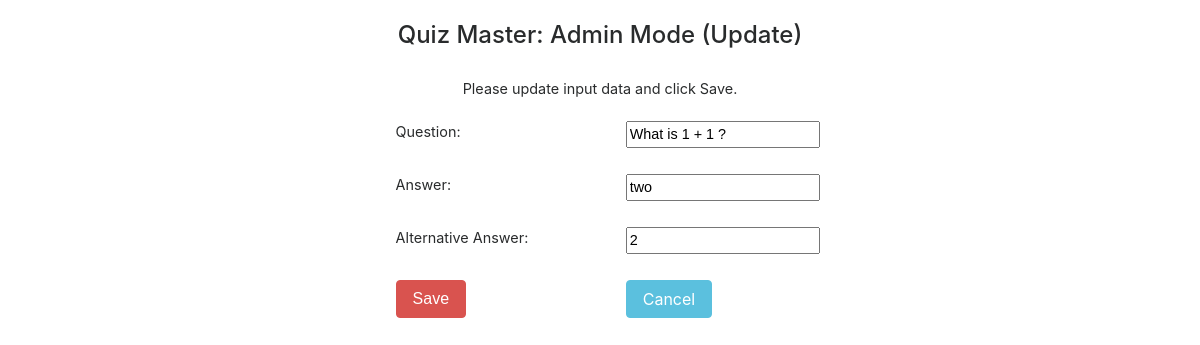
Page /update.php?id=1 on the committed database.
### tables this page shows
CREATE TABLE `quiz` (
  `id` int(11) NOT NULL,
  `question` varchar(255) DEFAULT NULL,
  `answer1` varchar(255) DEFAULT NULL,
  `answer2` varchar(255) DEFAULT NULL
);

### update.php (the view, shortened to what this page needs)
<?php
  include_once 'db-config.php';
  $question = "";
  $answer1  = "";
  $answer2  = "";
  if (isset($_POST["id"]) && !empty($_POST["id"])) {
    $id = $_POST["id"];
    $inputQuestion = trim($_POST["question"]);
    if (!empty($inputQuestion)) {
      $question = $inputQuestion;
    }
    $inputAnswer1 = trim($_POST["answer1"]);
    if (!empty($inputAnswer1)) {
      $answer1 = $inputAnswer1;
    }
    $inputAnswer2 = trim($_POST["answer2"]);
    if (!empty($inputAnswer2)) {
      $answer2 = $inputAnswer2;
    }
    if (!empty($question) && !empty($answer1) && !empty($answer2)) {
      $sqlQuery = "UPDATE quiz SET question = ?, answer1 = ?, answer2 = ? WHERE id = ?";
      $stmt = mysqli_prepare($dbConnection, $sqlQuery);
      mysqli_stmt_bind_param($stmt, "sssi", $param_question, $param_answer1, $param_answer2, $param_id);
      $param_question = $question;
      $param_answer1 = $answer1;
      $param_answer2 = $answer2;
      $param_id = $id;
      mysqli_stmt_execute($stmt);
      header("location: index.php");
      exit();
      mysqli_stmt_close($stmt);
    }
    mysqli_close($dbConnection);
  } else {
    if (isset($_GET["id"]) && !empty(trim($_GET["id"]))) {
      $id = trim($_GET["id"]);
      $sqlQuery = "SELECT * FROM quiz WHERE id = ?";
      $stmt = mysqli_prepare($dbConnection, $sqlQuery);
      mysqli_stmt_bind_param($stmt, "i", $param_id);
      mysqli_stmt_execute($stmt);
      $result = mysqli_stmt_get_result($stmt);
      if (mysqli_num_rows($result) == 1) {
        $row = mysqli_fetch_array($result, MYSQLI_ASSOC);
        $question = $row["question"];
        $answer1 = $row["answer1"];
        $answer2 = $row["answer2"];
      }
    }
  }
?>
<!DOCTYPE html>
<html>
  <head>
    <link rel="stylesheet" href="stylesheets/bootstrap/bootstrap.min.css">
    <link rel="stylesheet" href="stylesheets/bootstrap/qm.css">
  </head>
  <body class="container-fluid">
    <div class="container-row text-center">
      <span>&nbsp;</span>
    </div>
    <div class="container-row text-center">
      <h1>Quiz Master: Admin Mode (Update)</h1>
    </div>
    <div class="container-row text-center">
      <span>&nbsp;</span>
    </div>
    <div class="container-row text-center">
      <span>Please update input data and click Save.</span>
    </div>
    <div class="container-row text-center">
      <span>&nbsp;</span>
    </div>
    <form action="<?php echo htmlspecialchars(basename($_SERVER['REQUEST_URI'])); ?>" method="post">
      <div class="container-row content-create">
        <span>&nbsp;</span>
        <span>Question:</span>
        <span><input type="text" name="question" value="<?php echo $question; ?>" /></span>
        <span>&nbsp;</span>
        <span>Answer:</span>
        <span><input type="text" name="answer1" value="<?php echo $answer1; ?>" /></span>
        <span>&nbsp;</span>
        <span>Alternative Answer:</span>
        <span><input type="text" name="answer2" value="<?php echo $answer2; ?>" /></span>
        <span><input type="hidden" name="id" value="<?php echo $id; ?>"></span>
        <span><input type="submit" class="btn btn-danger" value="Save"></span>
        <span><a href="index.php" class="btn btn-info">Cancel</a></span>
      </div>
    </form>
  </body>
</html>

### rows in the picture
quiz: question "What is 1 + 1 ?", answer1 "two", answer2 "2"
